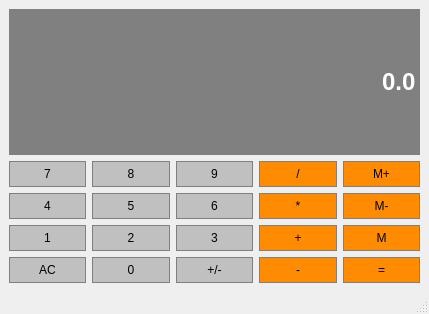
<?xml version="1.0" encoding="UTF-8"?>
<ui version="4.0">
 <class>MainWindow</class>
 <widget class="QMainWindow" name="MainWindow">
  <property name="geometry">
   <rect>
    <x>0</x>
    <y>0</y>
    <width>429</width>
    <height>314</height>
   </rect>
  </property>
  <property name="windowTitle">
   <string>MainWindow</string>
  </property>
  <widget class="QWidget" name="centralwidget">
   <layout class="QGridLayout" name="gridLayout">
    <item row="1" column="4">
     <widget class="QPushButton" name="MemAdd">
      <property name="sizePolicy">
       <sizepolicy hsizetype="Preferred" vsizetype="Preferred">
        <horstretch>0</horstretch>
        <verstretch>0</verstretch>
       </sizepolicy>
      </property>
      <property name="styleSheet">
       <string notr="true">QPushButton {
	background-color: #FF8C00;
	border: 1px solid gray;
	padding: 5px;
	color: black;
}

QPushButton:pressed {
	background-color: #A9A9A9;
	border: 1px solid gray;
	padding: 5px;
	color: white;
}</string>
      </property>
      <property name="text">
       <string>M+</string>
      </property>
     </widget>
    </item>
    <item row="2" column="2">
     <widget class="QPushButton" name="Button6">
      <property name="sizePolicy">
       <sizepolicy hsizetype="Preferred" vsizetype="Preferred">
        <horstretch>0</horstretch>
        <verstretch>0</verstretch>
       </sizepolicy>
      </property>
      <property name="styleSheet">
       <string notr="true">QPushButton {
	background-color: #C0C0C0;
	border: 1px solid gray;
	padding: 5px;
	color: black;
}

QPushButton:pressed {
	background-color: #A9A9A9;
	border: 1px solid gray;
	padding: 5px;
	color: white;
}</string>
      </property>
      <property name="text">
       <string>6</string>
      </property>
     </widget>
    </item>
    <item row="3" column="0">
     <widget class="QPushButton" name="Button1">
      <property name="sizePolicy">
       <sizepolicy hsizetype="Preferred" vsizetype="Preferred">
        <horstretch>0</horstretch>
        <verstretch>0</verstretch>
       </sizepolicy>
      </property>
      <property name="styleSheet">
       <string notr="true">QPushButton {
	background-color: #C0C0C0;
	border: 1px solid gray;
	padding: 5px;
	color: black;
}

QPushButton:pressed {
	background-color: #A9A9A9;
	border: 1px solid gray;
	padding: 5px;
	color: white;
}</string>
      </property>
      <property name="text">
       <string>1</string>
      </property>
     </widget>
    </item>
    <item row="2" column="4">
     <widget class="QPushButton" name="MemClear">
      <property name="sizePolicy">
       <sizepolicy hsizetype="Preferred" vsizetype="Preferred">
        <horstretch>0</horstretch>
        <verstretch>0</verstretch>
       </sizepolicy>
      </property>
      <property name="styleSheet">
       <string notr="true">QPushButton {
	background-color: #FF8C00;
	border: 1px solid gray;
	padding: 5px;
	color: black;
}

QPushButton:pressed {
	background-color: #A9A9A9;
	border: 1px solid gray;
	padding: 5px;
	color: white;
}</string>
      </property>
      <property name="text">
       <string>M-</string>
      </property>
     </widget>
    </item>
    <item row="1" column="2">
     <widget class="QPushButton" name="Button9">
      <property name="sizePolicy">
       <sizepolicy hsizetype="Preferred" vsizetype="Preferred">
        <horstretch>0</horstretch>
        <verstretch>0</verstretch>
       </sizepolicy>
      </property>
      <property name="styleSheet">
       <string notr="true">QPushButton {
	background-color: #C0C0C0;
	border: 1px solid gray;
	padding: 5px;
	color: black;
}

QPushButton:pressed {
	background-color: #A9A9A9;
	border: 1px solid gray;
	padding: 5px;
	color: white;
}</string>
      </property>
      <property name="text">
       <string>9</string>
      </property>
     </widget>
    </item>
    <item row="1" column="3">
     <widget class="QPushButton" name="Divide">
      <property name="sizePolicy">
       <sizepolicy hsizetype="Preferred" vsizetype="Preferred">
        <horstretch>0</horstretch>
        <verstretch>0</verstretch>
       </sizepolicy>
      </property>
      <property name="styleSheet">
       <string notr="true">QPushButton {
	background-color: #FF8C00;
	border: 1px solid gray;
	padding: 5px;
	color: black;
}

QPushButton:pressed {
	background-color: #A9A9A9;
	border: 1px solid gray;
	padding: 5px;
	color: white;
}</string>
      </property>
      <property name="text">
       <string>/</string>
      </property>
     </widget>
    </item>
    <item row="2" column="1">
     <widget class="QPushButton" name="Button5">
      <property name="sizePolicy">
       <sizepolicy hsizetype="Preferred" vsizetype="Preferred">
        <horstretch>0</horstretch>
        <verstretch>0</verstretch>
       </sizepolicy>
      </property>
      <property name="styleSheet">
       <string notr="true">QPushButton {
	background-color: #C0C0C0;
	border: 1px solid gray;
	padding: 5px;
	color: black;
}

QPushButton:pressed {
	background-color: #A9A9A9;
	border: 1px solid gray;
	padding: 5px;
	color: white;
}</string>
      </property>
      <property name="text">
       <string>5</string>
      </property>
     </widget>
    </item>
    <item row="2" column="3">
     <widget class="QPushButton" name="Multiply">
      <property name="sizePolicy">
       <sizepolicy hsizetype="Preferred" vsizetype="Preferred">
        <horstretch>0</horstretch>
        <verstretch>0</verstretch>
       </sizepolicy>
      </property>
      <property name="styleSheet">
       <string notr="true">QPushButton {
	background-color: #FF8C00;
	border: 1px solid gray;
	padding: 5px;
	color: black;
}

QPushButton:pressed {
	background-color: #A9A9A9;
	border: 1px solid gray;
	padding: 5px;
	color: white;
}</string>
      </property>
      <property name="text">
       <string>*</string>
      </property>
     </widget>
    </item>
    <item row="2" column="0">
     <widget class="QPushButton" name="Button4">
      <property name="sizePolicy">
       <sizepolicy hsizetype="Preferred" vsizetype="Preferred">
        <horstretch>0</horstretch>
        <verstretch>0</verstretch>
       </sizepolicy>
      </property>
      <property name="styleSheet">
       <string notr="true">QPushButton {
	background-color: #C0C0C0;
	border: 1px solid gray;
	padding: 5px;
	color: black;
}

QPushButton:pressed {
	background-color: #A9A9A9;
	border: 1px solid gray;
	padding: 5px;
	color: white;
}</string>
      </property>
      <property name="text">
       <string>4</string>
      </property>
     </widget>
    </item>
    <item row="1" column="1">
     <widget class="QPushButton" name="Button8">
      <property name="sizePolicy">
       <sizepolicy hsizetype="Preferred" vsizetype="Preferred">
        <horstretch>0</horstretch>
        <verstretch>0</verstretch>
       </sizepolicy>
      </property>
      <property name="styleSheet">
       <string notr="true">QPushButton {
	background-color: #C0C0C0;
	border: 1px solid gray;
	padding: 5px;
	color: black;
}

QPushButton:pressed {
	background-color: #A9A9A9;
	border: 1px solid gray;
	padding: 5px;
	color: white;
}</string>
      </property>
      <property name="text">
       <string>8</string>
      </property>
     </widget>
    </item>
    <item row="1" column="0">
     <widget class="QPushButton" name="Button7">
      <property name="sizePolicy">
       <sizepolicy hsizetype="Preferred" vsizetype="Preferred">
        <horstretch>0</horstretch>
        <verstretch>0</verstretch>
       </sizepolicy>
      </property>
      <property name="styleSheet">
       <string notr="true">QPushButton {
	background-color: #C0C0C0;
	border: 1px solid gray;
	padding: 5px;
	color: black;
}

QPushButton:pressed {
	background-color: #A9A9A9;
	border: 1px solid gray;
	padding: 5px;
	color: white;
}</string>
      </property>
      <property name="text">
       <string>7</string>
      </property>
     </widget>
    </item>
    <item row="4" column="0">
     <widget class="QPushButton" name="Clear">
      <property name="sizePolicy">
       <sizepolicy hsizetype="Preferred" vsizetype="Preferred">
        <horstretch>0</horstretch>
        <verstretch>0</verstretch>
       </sizepolicy>
      </property>
      <property name="styleSheet">
       <string notr="true">QPushButton {
	background-color: #C0C0C0;
	border: 1px solid gray;
	padding: 5px;
	color: black;
}

QPushButton:pressed {
	background-color: #A9A9A9;
	border: 1px solid gray;
	padding: 5px;
	color: white;
}</string>
      </property>
      <property name="text">
       <string>AC</string>
      </property>
     </widget>
    </item>
    <item row="3" column="1">
     <widget class="QPushButton" name="Button2">
      <property name="sizePolicy">
       <sizepolicy hsizetype="Preferred" vsizetype="Preferred">
        <horstretch>0</horstretch>
        <verstretch>0</verstretch>
       </sizepolicy>
      </property>
      <property name="styleSheet">
       <string notr="true">QPushButton {
	background-color: #C0C0C0;
	border: 1px solid gray;
	padding: 5px;
	color: black;
}

QPushButton:pressed {
	background-color: #A9A9A9;
	border: 1px solid gray;
	padding: 5px;
	color: white;
}</string>
      </property>
      <property name="text">
       <string>2</string>
      </property>
     </widget>
    </item>
    <item row="3" column="2">
     <widget class="QPushButton" name="Button3">
      <property name="sizePolicy">
       <sizepolicy hsizetype="Preferred" vsizetype="Preferred">
        <horstretch>0</horstretch>
        <verstretch>0</verstretch>
       </sizepolicy>
      </property>
      <property name="styleSheet">
       <string notr="true">QPushButton {
	background-color: #C0C0C0;
	border: 1px solid gray;
	padding: 5px;
	color: black;
}

QPushButton:pressed {
	background-color: #A9A9A9;
	border: 1px solid gray;
	padding: 5px;
	color: white;
}</string>
      </property>
      <property name="text">
       <string>3</string>
      </property>
     </widget>
    </item>
    <item row="3" column="3">
     <widget class="QPushButton" name="Add">
      <property name="sizePolicy">
       <sizepolicy hsizetype="Preferred" vsizetype="Preferred">
        <horstretch>0</horstretch>
        <verstretch>0</verstretch>
       </sizepolicy>
      </property>
      <property name="styleSheet">
       <string notr="true">QPushButton {
	background-color: #FF8C00;
	border: 1px solid gray;
	padding: 5px;
	color: black;
}

QPushButton:pressed {
	background-color: #A9A9A9;
	border: 1px solid gray;
	padding: 5px;
	color: white;
}</string>
      </property>
      <property name="text">
       <string>+</string>
      </property>
     </widget>
    </item>
    <item row="3" column="4">
     <widget class="QPushButton" name="MemGet">
      <property name="sizePolicy">
       <sizepolicy hsizetype="Preferred" vsizetype="Preferred">
        <horstretch>0</horstretch>
        <verstretch>0</verstretch>
       </sizepolicy>
      </property>
      <property name="styleSheet">
       <string notr="true">QPushButton {
	background-color: #FF8C00;
	border: 1px solid gray;
	padding: 5px;
	color: black;
}

QPushButton:pressed {
	background-color: #A9A9A9;
	border: 1px solid gray;
	padding: 5px;
	color: white;
}</string>
      </property>
      <property name="text">
       <string>M</string>
      </property>
     </widget>
    </item>
    <item row="4" column="1">
     <widget class="QPushButton" name="Button0">
      <property name="sizePolicy">
       <sizepolicy hsizetype="Preferred" vsizetype="Preferred">
        <horstretch>0</horstretch>
        <verstretch>0</verstretch>
       </sizepolicy>
      </property>
      <property name="styleSheet">
       <string notr="true">QPushButton {
	background-color: #C0C0C0;
	border: 1px solid gray;
	padding: 5px;
	color: black;
}

QPushButton:pressed {
	background-color: #A9A9A9;
	border: 1px solid gray;
	padding: 5px;
	color: white;
}</string>
      </property>
      <property name="text">
       <string>0</string>
      </property>
     </widget>
    </item>
    <item row="4" column="2">
     <widget class="QPushButton" name="ChangeSign">
      <property name="sizePolicy">
       <sizepolicy hsizetype="Preferred" vsizetype="Preferred">
        <horstretch>0</horstretch>
        <verstretch>0</verstretch>
       </sizepolicy>
      </property>
      <property name="styleSheet">
       <string notr="true">QPushButton {
	background-color: #C0C0C0;
	border: 1px solid gray;
	padding: 5px;
	color: black;
}

QPushButton:pressed {
	background-color: #A9A9A9;
	border: 1px solid gray;
	padding: 5px;
	color: white;
}</string>
      </property>
      <property name="text">
       <string>+/-</string>
      </property>
     </widget>
    </item>
    <item row="4" column="3">
     <widget class="QPushButton" name="Subtract">
      <property name="sizePolicy">
       <sizepolicy hsizetype="Preferred" vsizetype="Preferred">
        <horstretch>0</horstretch>
        <verstretch>0</verstretch>
       </sizepolicy>
      </property>
      <property name="styleSheet">
       <string notr="true">QPushButton {
	background-color: #FF8C00;
	border: 1px solid gray;
	padding: 5px;
	color: black;
}

QPushButton:pressed {
	background-color: #A9A9A9;
	border: 1px solid gray;
	padding: 5px;
	color: white;
}</string>
      </property>
      <property name="text">
       <string>-</string>
      </property>
     </widget>
    </item>
    <item row="4" column="4">
     <widget class="QPushButton" name="Equals">
      <property name="sizePolicy">
       <sizepolicy hsizetype="Preferred" vsizetype="Preferred">
        <horstretch>0</horstretch>
        <verstretch>0</verstretch>
       </sizepolicy>
      </property>
      <property name="styleSheet">
       <string notr="true">QPushButton {
	background-color: #FF8C00;
	border: 1px solid gray;
	padding: 5px;
	color: black;
}

QPushButton:pressed {
	background-color: #A9A9A9;
	border: 1px solid gray;
	padding: 5px;
	color: white;
}</string>
      </property>
      <property name="text">
       <string>=</string>
      </property>
     </widget>
    </item>
    <item row="0" column="0" colspan="5">
     <widget class="QLineEdit" name="Display">
      <property name="sizePolicy">
       <sizepolicy hsizetype="Preferred" vsizetype="Expanding">
        <horstretch>0</horstretch>
        <verstretch>0</verstretch>
       </sizepolicy>
      </property>
      <property name="font">
       <font>
        <family>Arial</family>
        <pointsize>18</pointsize>
        <bold>true</bold>
       </font>
      </property>
      <property name="styleSheet">
       <string notr="true">QLineEdit {
	background-color: gray;
	border: 1px solid gray;
	color: #ffffff;
}</string>
      </property>
      <property name="text">
       <string>0.0</string>
      </property>
      <property name="alignment">
       <set>Qt::AlignmentFlag::AlignRight|Qt::AlignmentFlag::AlignTrailing|Qt::AlignmentFlag::AlignVCenter</set>
      </property>
     </widget>
    </item>
   </layout>
  </widget>
  <widget class="QStatusBar" name="statusbar"/>
 </widget>
 <resources/>
 <connections/>
</ui>
